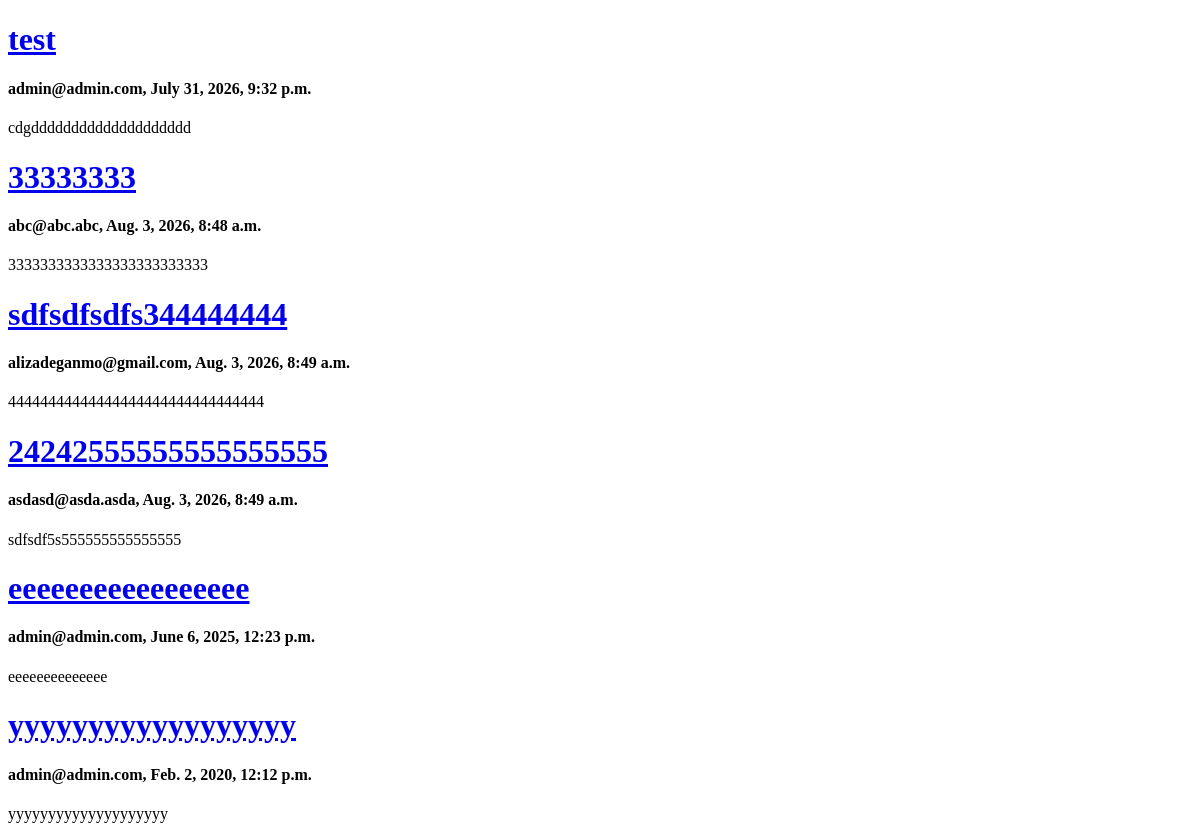
The app's page /blog/post/, older data.
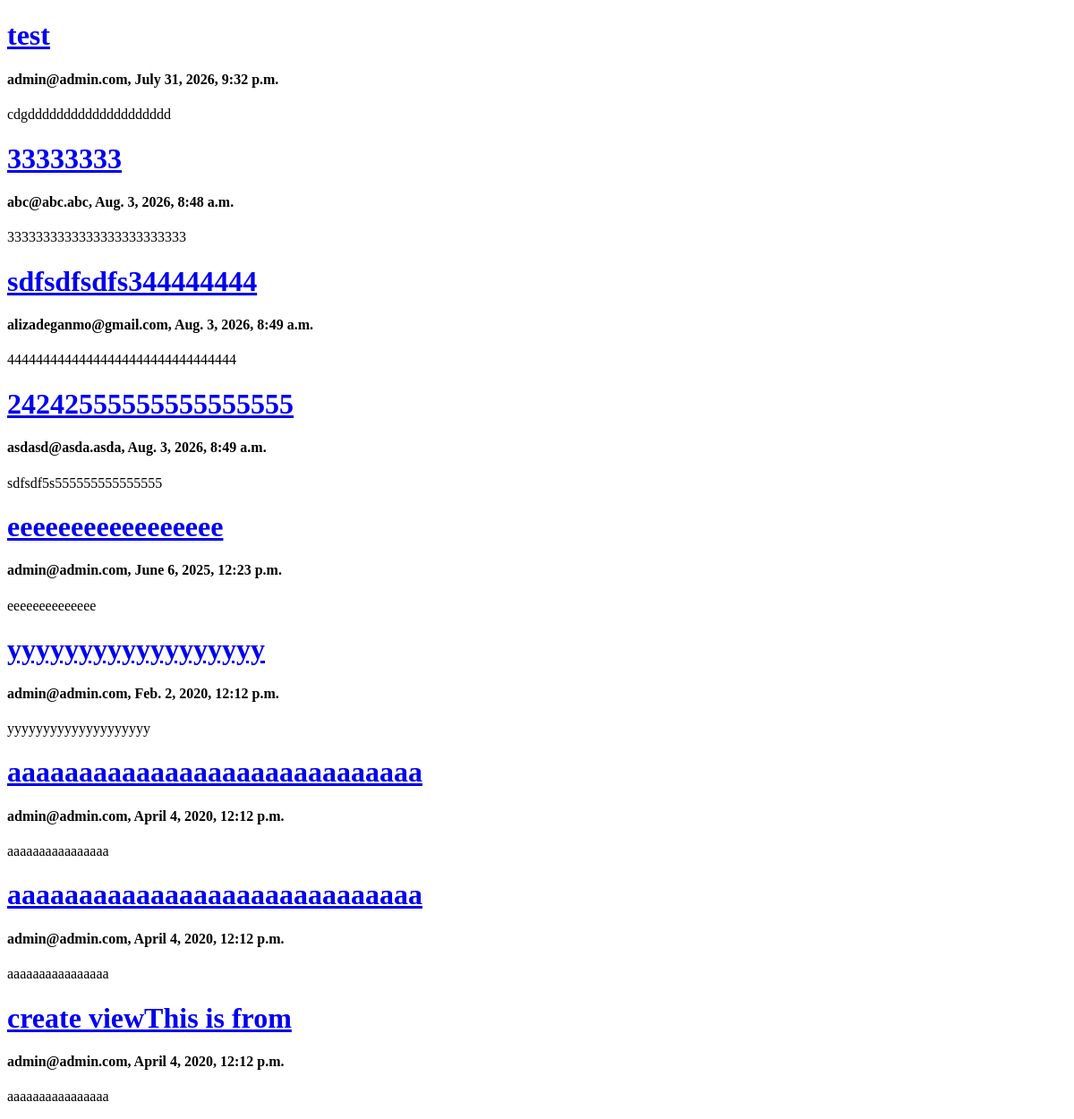
The same page, newer data.
### blog/models.py (models this page shows, shortened)
class Post(models.Model):
    author = models.ForeignKey(User, on_delete=models.CASCADE)
    image = models.ImageField(null=True, blank=True)
    title = models.CharField(max_length=250)
    content = models.TextField()
    status = models.BooleanField()
    category = models.ForeignKey('Category', on_delete=models.SET_NULL, null=True)
    created_at = models.DateTimeField(auto_now_add=True)
    updated_at = models.DateTimeField(auto_now=True)
    published_at = models.DateTimeField()

### accounts/models.py (models this page shows)
class User(AbstractBaseUser, PermissionsMixin):
    email = models.EmailField(unique=True, max_length=255)
    is_superuser = models.BooleanField(default=False)
    is_staff = models.BooleanField(default=False)
    is_active = models.BooleanField(default=True)
    USERNAME_FIELD = 'email'
    REQUIRED_FIELDS = []
    created_date = models.DateTimeField(auto_now_add=True)
    updated_date = models.DateTimeField(auto_now=True)
    objects = UserManager()
    def __str__(self):
        return self.email

### blog/views.py (the view)
# urls.py: path('post/', views.PostList.as_view(), name = 'post-list'),
class PostList(ListView):
    context_object_name = 'posts'
    def get_queryset(self):
        query = Post.objects.filter(status=True)
        return query

### templates/blog/post_list.html (shortened to what this page needs)
<!DOCTYPE html>
<html lang="en">
<head>
</head>
<body>
    {% for post in posts %}
        <div>
            <h1>
                <a href="{% url 'blog:post-detail' pk=post.id %}">{{post.title}}</a>
            </h1>
            <h4>{{post.author}}, {{post.published_at}}{% if request.user == post.author %}, <a href="{% url 'blog:post-edit' pk=post.id %}">Edit</a>, <a href="{% url 'blog:post-delete' pk=post.id %}">Delete</a>{% endif %}</h4>
            <p>
                {{post.content}}
            </p>
        </div>
    {% endfor %}
</body>
</html>

Row changes from the older to the newer data that the page shows:
added Post: title "aaaaaaaaaaaaaaaaaaaaaaaaaaaaa", author "admin@admin.com", published_at "April 4, 2020, 12:12 p.m.", content "aaaaaaaaaaaaaaaa"
added Post: title "aaaaaaaaaaaaaaaaaaaaaaaaaaaaa", author "admin@admin.com", published_at "April 4, 2020, 12:12 p.m.", content "aaaaaaaaaaaaaaaa"
added Post: title "create viewThis is from", author "admin@admin.com", published_at "April 4, 2020, 12:12 p.m.", content "aaaaaaaaaaaaaaaa"
